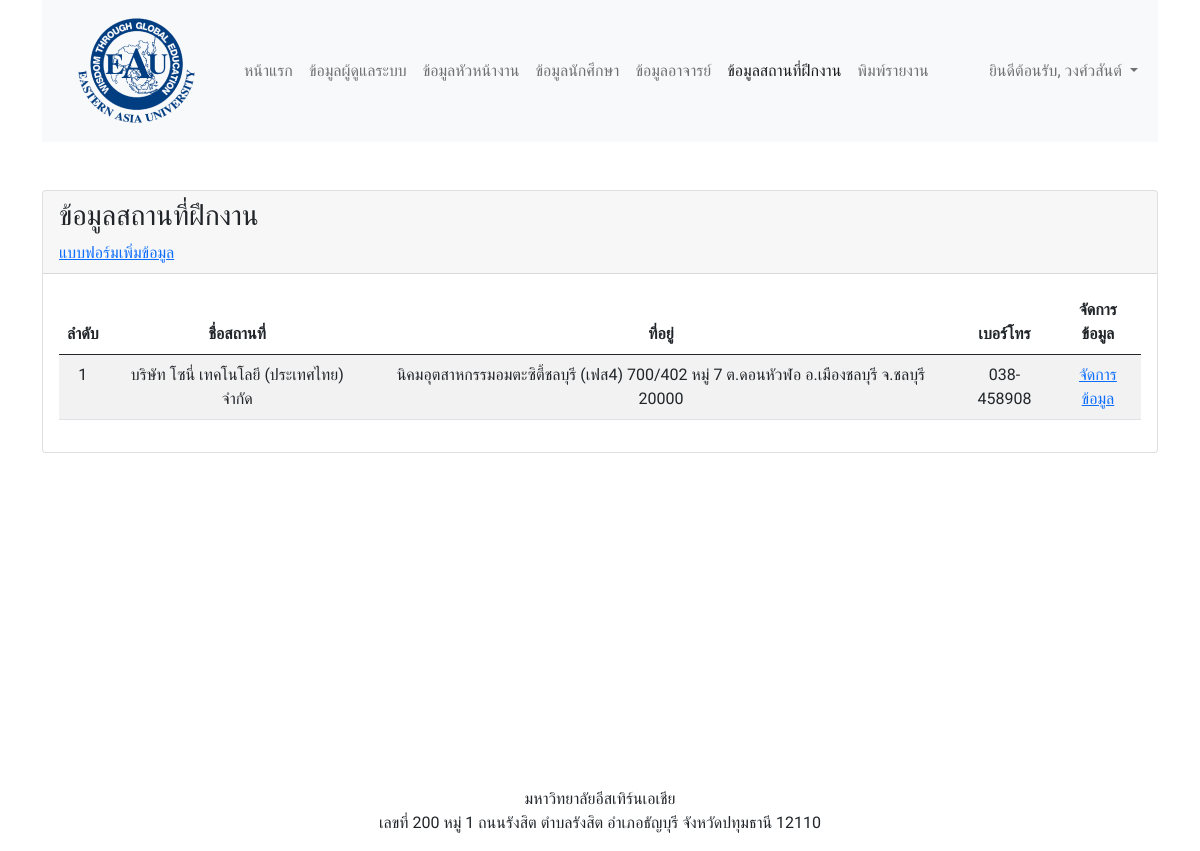
The page /internship_place_table.php (signed in) on the database its author committed.
### tables this page shows
CREATE TABLE `internship_places` (
  `intsp_id` int(11) NOT NULL COMMENT 'รหัส',
  `intsp_name` varchar(255) NOT NULL COMMENT 'ชื่อสถานที่',
  `intsp_address` text NOT NULL COMMENT 'ที่อยู่',
  `intsp_tel` varchar(255) NOT NULL COMMENT 'เบอร์โทรติดต่อ',
  `intsp_created` timestamp NOT NULL DEFAULT current_timestamp() COMMENT 'สร้างเมื่อ',
  `intsp_updated` timestamp NOT NULL DEFAULT current_timestamp() ON UPDATE current_timestamp() COMMENT 'อัพเดตล่าสุด'
);

### services/connect.php (called while the page is built, shortened)
<?php
$hostname = "localhost";
$username = "root";
$password = "";
$database = "students_eau_internship";
$conn = mysqli_connect($hostname, $username, $password, $database);
if (mysqli_connect_errno()) {
    echo "เชื่อมต่อฐานข้อมูลไม่สำเร็จ: " . mysqli_connect_error();
    exit();
} else {
    if (isset($_SESSION["AUTH_ID"])) {
        $id = $_SESSION["AUTH_ID"];
        $role = $_SESSION["AUTH_ROLE"];
        if ($role == "ผู้ดูแลระบบ") {
            $sql = "SELECT ad_email as email,ad_firstname as firstname,ad_lastname as lastname,ad_image as image FROM admins WHERE ad_id='$id'";
        } else if ($role == "หัวหน้างาน") {
            $sql = "SELECT ovs_email as email,ovs_firstname as firstname,ovs_lastname as lastname,ovs_image as image FROM overseers WHERE ovs_id='$id'";
        } else if ($role == "นักศึกษา") {
            $sql = "SELECT std_email as email,std_firstname as firstname,std_lastname as lastname,std_image as image FROM students WHERE std_id='$id'";
        } else if ($role == "อาจารย์") {
            $sql = "SELECT tch_email as email,tch_firstname as firstname,tch_lastname as lastname,tch_image as image FROM teachers WHERE tch_id='$id'";
        } else {
            echo "<script>
                alert('คุณไม่มีสิทธิ์เข้าใช้งานหน้านี้');
                window.location = 'services/logout.php'
            </script>";
        }
        $query = mysqli_query($conn, $sql);
        $user = mysqli_fetch_object($query);
    }
}

### internship_place_table.php (the view, shortened to what this page needs)
<?php
require_once('services/connect.php');
?>
<?php
$sql = "SELECT * FROM internship_places ORDER BY intsp_created DESC";
$query = mysqli_query($conn, $sql);
?>
<!DOCTYPE html>
<html lang="en">
<head>
    <?php require_once('include/css.php'); ?>
</head>
<body>
    <div class="container">
        <?php require_once('include/menu.php') ?>
        <div class="row mt-5">
            <div class="col-12">
                <div class="card">
                    <div class="card-header">
                        <h3>ข้อมูลสถานที่ฝึกงาน</h3>
                        <a href="internship_place_add_form.php">แบบฟอร์มเพิ่มข้อมูล</a>
                    </div>
                    <div class="card-body">
                        <div class="table-responsive">
                            <table class="table table-striped text-center">
                                <thead>
                                    <tr>
                                        <th>ลำดับ</th>
                                        <th>ชื่อสถานที่</th>
                                        <th>ที่อยู่</th>
                                        <th>เบอร์โทร</th>
                                        <th>จัดการข้อมูล</th>
                                    </tr>
                                </thead>
                                <tbody>
                                    <?php $no = 1; ?>
                                    <?php foreach ($query as $row) { ?>
                                        <tr>
                                            <td><?= $no++; ?></td>
                                            <td><?= $row['intsp_name'] ?></td>
                                            <td><?= $row['intsp_address'] ?></td>
                                            <td><?= $row['intsp_tel'] ?></td>
                                            <td>
                                                <a href="internship_place_edit_form.php?id=<?= $row['intsp_id'] ?>">
                                                    จัดการข้อมูล
                                                </a>
                                            </td>
                                        </tr>
                                    <?php } ?>
                                </tbody>
                            </table>
                        </div>
                    </div>
                </div>
            </div>
        </div>
        <?php require_once('include/footer.php'); ?>
    </div>
</body>
</html>

### include/menu.php (shortened to what this page needs)
<?php
$location = basename($_SERVER['PHP_SELF']);
?>
<nav class="navbar navbar-expand-lg navbar-light bg-light">
    <div class="container-fluid">
        <a class="navbar-brand" href="home.php">
            <img src="assets/images/logo.png" alt="logo">
        </a>
        <div class="collapse navbar-collapse" id="navbarContent">
            <ul class="navbar-nav me-auto mb-2 mb-lg-0">
                <li class="nav-item">
                    <a class="nav-link <?= ($location == "home.php") ? "active" : "" ?>" aria-current="page" href="home.php">หน้าแรก</a>
                </li>
                <?php if (isset($_SESSION["AUTH_ID"])) : ?>
                    <?php if ($role == "ผู้ดูแลระบบ") : ?>
                        <li class="nav-item">
                            <a class="nav-link <?= ($location == "admin_table.php") ? "active" : "" ?>" href="admin_table.php">ข้อมูลผู้ดูแลระบบ</a>
                        </li>
                        <li class="nav-item">
                            <a class="nav-link <?= ($location == "overseer_table.php") ? "active" : "" ?>" href="overseer_table.php">ข้อมูลหัวหน้างาน</a>
                        </li>
                        <li class="nav-item">
                            <a class="nav-link <?= ($location == "student_table.php") ? "active" : "" ?>" href="student_table.php">ข้อมูลนักศึกษา</a>
                        </li>
                        <li class="nav-item">
                            <a class="nav-link <?= ($location == "teacher_table.php") ? "active" : "" ?>" href="teacher_table.php">ข้อมูลอาจารย์</a>
                        </li>
                        <li class="nav-item">
                            <a class="nav-link <?= ($location == "internship_place_table.php") ? "active" : "" ?>" href="internship_place_table.php">ข้อมูลสถานที่ฝึกงาน</a>
                        </li>
                        <li class="nav-item">
                            <a class="nav-link <?= ($location == "report.php") ? "active" : "" ?>" href="report.php">พิมพ์รายงาน</a>
                        </li>
                    <?php endif ?>
                <?php endif ?>
            </ul>
            <ul class="navbar-nav">
                <?php if (isset($_SESSION["AUTH_ID"])) : ?>
                    <li class="nav-item dropdown">
                        <a class="nav-link dropdown-toggle" href="#" id="navbarDropdown" role="button" data-bs-toggle="dropdown" aria-expanded="false">
                            ยินดีต้อนรับ, <?= $user->firstname ?>
                        </a>
                    </li>
                <?php else : ?>
                    <li class="nav-item">
                        <a class="nav-link <?= ($location == "login.php") ? "active" : "" ?>" href="login.php">เข้าสู่ระบบ</a>
                    </li>
                <?php endif ?>
            </ul>
        </div>
    </div>
</nav>

### assets/css/style.css (style rules this page uses)
body { font-family: "Prompt", sans-serif; }

### rows shown on the page
internship_places: intsp_name "บริษัท โซนี่ เทคโนโลยี (ประเทศไทย) จำกัด", intsp_address "นิคมอุตสาหกรรมอมตะซิตี้ชลบุรี (เฟส4) 700/402 หมู่ 7 ต.ดอนหัวฬอ อ.เมืองชลบุรี จ.ชลบุรี 20000", intsp_tel "038-458908"

### other values the page prints
$user->firstname "วงศ์วสันต์"
